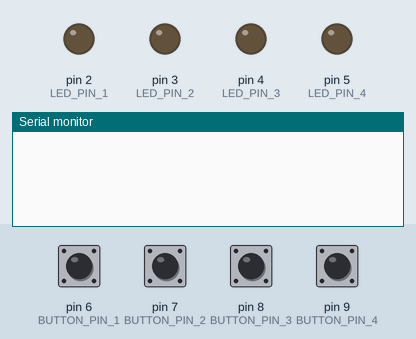
A sketch run on a simulated Arduino Uno, built with avr-gcc and run on an emulated ATmega328P. Shown: output pins drawn as LEDs (lit = HIGH), the last lines printed to the serial monitor. The inputs (shaded band) are chosen by the test bench; at power-on: pin 6 (BUTTON_PIN_1), pin 7 (BUTTON_PIN_2), pin 8 (BUTTON_PIN_3), pin 9 (BUTTON_PIN_4) HIGH.

Above: at 1.2 s.
1.3 s: pin 6 (BUTTON_PIN_1) pulled LOW for 0.15 s
At 2.1 s:
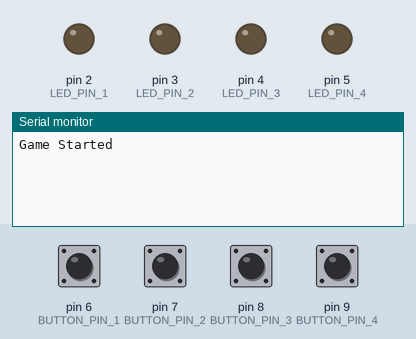
2.9 s: pin 7 (BUTTON_PIN_2) pulled LOW for 0.15 s
At 3.4 s:
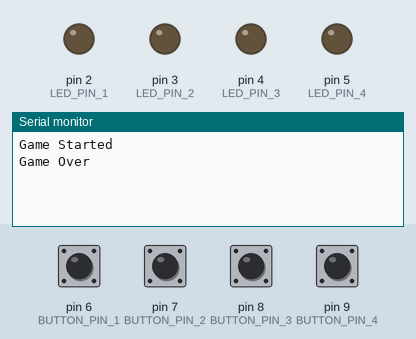

The sketch:

simon.ino
```cpp
// Definición de pines para los LEDs
const int LED_PIN_1 = 2;
const int LED_PIN_2 = 3;
const int LED_PIN_3 = 4;
const int LED_PIN_4 = 5;

// Definición de pines para los botones
const int BUTTON_PIN_1 = 6;
const int BUTTON_PIN_2 = 7;
const int BUTTON_PIN_3 = 8;
const int BUTTON_PIN_4 = 9;

// Arreglos para almacenar la secuencia y las entradas del jugador
int sequence[10];
int playerSequence[10];

// Variables para controlar el juego
int sequenceLength = 1;
int playerIndex = 0;
bool gameStarted = false;
bool gameOver = false;

void setup() {
  // Configurar pines de los LEDs como salidas
  pinMode(LED_PIN_1, OUTPUT);
  pinMode(LED_PIN_2, OUTPUT);
  pinMode(LED_PIN_3, OUTPUT);
  pinMode(LED_PIN_4, OUTPUT);

  // Configurar pines de los botones como entradas con resistencias de pull-up
  pinMode(BUTTON_PIN_1, INPUT_PULLUP);
  pinMode(BUTTON_PIN_2, INPUT_PULLUP);
  pinMode(BUTTON_PIN_3, INPUT_PULLUP);
  pinMode(BUTTON_PIN_4, INPUT_PULLUP);

  // Inicializar secuencia y jugador
  resetGame();

  // Iniciar comunicación serial a 9600 baudios (opcional)
  Serial.begin(9600);
}

void loop() {
  if (!gameStarted) {
    // Esperar a que el jugador presione cualquier botón para comenzar el juego
    if (digitalRead(BUTTON_PIN_1) == LOW || digitalRead(BUTTON_PIN_2) == LOW ||
        digitalRead(BUTTON_PIN_3) == LOW || digitalRead(BUTTON_PIN_4) == LOW) {
      startGame();
    }
  } else {
    // Mostrar la secuencia actual
    displaySequence();

    // Obtener las entradas del jugador
    getPlayerInput();

    // Comprobar si el jugador completó la secuencia correctamente
    if (checkPlayerInput()) {
      // El jugador completó la secuencia correctamente
      sequenceLength++;
      playerIndex = 0;
      delay(1000); // Retraso para mostrar la última luz antes de la siguiente ronda
      Serial.println("Correct!");
    } else {
      // El jugador cometió un error
      gameOver = true;
      Serial.println("Game Over");
    }

    // Comprobar si se alcanzó el máximo de la secuencia
    if (sequenceLength > 9) {
      gameOver = true;
      Serial.println("Congratulations! You won!");
    }
  }

  // Reiniciar el juego si es necesario
  if (gameOver) {
    delay(2000);
    resetGame();
  }
}

void resetGame() {
  sequenceLength = 1;
  playerIndex = 0;
  gameStarted = false;
  gameOver = false;

  // Limpiar las secuencias
  for (int i = 0; i < 10; i++) {
    sequence[i] = 0;
    playerSequence[i] = 0;
  }

  // Apagar todos los LEDs
  digitalWrite(LED_PIN_1, LOW);
  digitalWrite(LED_PIN_2, LOW);
  digitalWrite(LED_PIN_3, LOW);
  digitalWrite(LED_PIN_4, LOW);
}

void startGame() {
  resetGame();
  gameStarted = true;
  Serial.println("Game Started");
}

void displaySequence() {
  for (int i = 0; i < sequenceLength; i++) {
    int led = sequence[i];

    // Encender el LED correspondiente
    switch (led) {
      case 1:
        digitalWrite(LED_PIN_1, HIGH);
        delay(500);
        digitalWrite(LED_PIN_1, LOW);
        break;
      case 2:
        digitalWrite(LED_PIN_2, HIGH);
        delay(500);
        digitalWrite(LED_PIN_2, LOW);
        break;
      case 3:
        digitalWrite(LED_PIN_3, HIGH);
        delay(500);
        digitalWrite(LED_PIN_3, LOW);
        break;
      case 4:
        digitalWrite(LED_PIN_4, HIGH);
        delay(500);
        digitalWrite(LED_PIN_4, LOW);
        break;
    }

    // Retraso entre luces
    delay(200);
  }
}

void getPlayerInput() {
  while (playerIndex < sequenceLength) {
    if (digitalRead(BUTTON_PIN_1) == LOW) {
      playerSequence[playerIndex] = 1;
      playerIndex++;
      delay(200); // Retraso para evitar la detección múltiple de botones
    } else if (digitalRead(BUTTON_PIN_2) == LOW) {
      playerSequence[playerIndex] = 2;
      playerIndex++;
      delay(200);
    } else if (digitalRead(BUTTON_PIN_3) == LOW) {
      playerSequence[playerIndex] = 3;
      playerIndex++;
      delay(200);
    } else if (digitalRead(BUTTON_PIN_4) == LOW) {
      playerSequence[playerIndex] = 4;
      playerIndex++;
      delay(200);
    }
  }
}

bool checkPlayerInput() {
  for (int i = 0; i < sequenceLength; i++) {
    if (playerSequence[i] != sequence[i]) {
      return false; // El jugador cometió un error
    }
  }
  return true; // El jugador completó la secuencia correctamente
}
```

Measured:
- after the input at 1.3 s, the serial monitor: prints a new line at once (image 1)
- after the input at 2.9 s, the serial monitor: prints a new line after 0.20 s (image 2)
